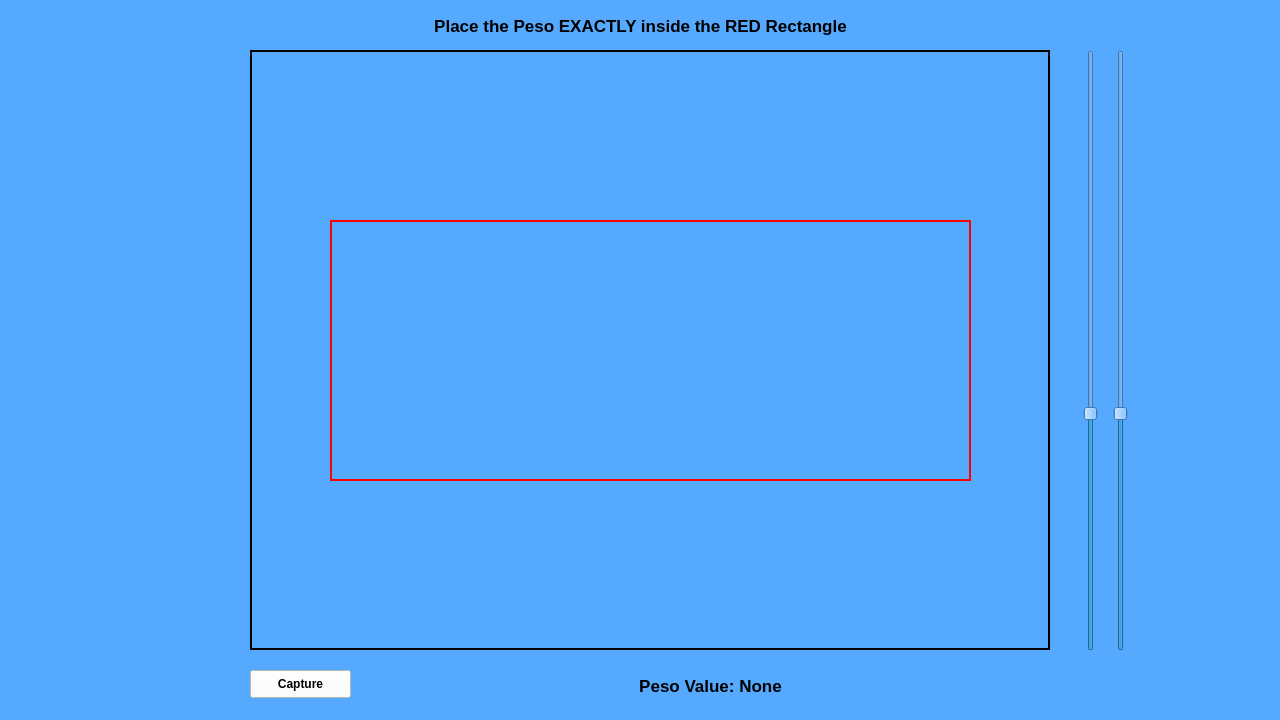
<?xml version="1.0" encoding="UTF-8"?>
<ui version="4.0">
 <class>MainWindow</class>
 <widget class="QMainWindow" name="MainWindow">
  <property name="geometry">
   <rect>
    <x>0</x>
    <y>0</y>
    <width>1280</width>
    <height>720</height>
   </rect>
  </property>
  <property name="windowTitle">
   <string>MainWindow</string>
  </property>
  <property name="styleSheet">
   <string notr="true">background-color: rgb(85, 170, 255);</string>
  </property>
  <widget class="QWidget" name="centralwidget">
   <widget class="QLabel" name="Image">
    <property name="geometry">
     <rect>
      <x>250</x>
      <y>50</y>
      <width>800</width>
      <height>600</height>
     </rect>
    </property>
    <property name="styleSheet">
     <string notr="true"/>
    </property>
    <property name="frameShape">
     <enum>QFrame::Box</enum>
    </property>
    <property name="frameShadow">
     <enum>QFrame::Plain</enum>
    </property>
    <property name="lineWidth">
     <number>2</number>
    </property>
    <property name="text">
     <string/>
    </property>
   </widget>
   <widget class="QLabel" name="label_status">
    <property name="geometry">
     <rect>
      <x>0</x>
      <y>10</y>
      <width>1281</width>
      <height>31</height>
     </rect>
    </property>
    <property name="font">
     <font>
      <pointsize>13</pointsize>
      <weight>75</weight>
      <bold>true</bold>
     </font>
    </property>
    <property name="text">
     <string>Place the Peso EXACTLY inside the RED Rectangle</string>
    </property>
    <property name="alignment">
     <set>Qt::AlignCenter</set>
    </property>
   </widget>
   <widget class="QPushButton" name="pushButtonCapture">
    <property name="geometry">
     <rect>
      <x>250</x>
      <y>670</y>
      <width>101</width>
      <height>28</height>
     </rect>
    </property>
    <property name="font">
     <font>
      <weight>75</weight>
      <bold>true</bold>
     </font>
    </property>
    <property name="styleSheet">
     <string notr="true">background-color: rgb(255, 255, 255);</string>
    </property>
    <property name="text">
     <string>Capture</string>
    </property>
   </widget>
   <widget class="QLabel" name="red_rectangle">
    <property name="enabled">
     <bool>true</bool>
    </property>
    <property name="geometry">
     <rect>
      <x>330</x>
      <y>220</y>
      <width>641</width>
      <height>261</height>
     </rect>
    </property>
    <property name="autoFillBackground">
     <bool>false</bool>
    </property>
    <property name="styleSheet">
     <string notr="true">background-color: rgba(0,0,0,0%);
color: rgb(255, 0, 0);</string>
    </property>
    <property name="frameShape">
     <enum>QFrame::Box</enum>
    </property>
    <property name="frameShadow">
     <enum>QFrame::Plain</enum>
    </property>
    <property name="lineWidth">
     <number>2</number>
    </property>
    <property name="text">
     <string/>
    </property>
   </widget>
   <widget class="QLabel" name="label_peso_value">
    <property name="geometry">
     <rect>
      <x>370</x>
      <y>670</y>
      <width>681</width>
      <height>31</height>
     </rect>
    </property>
    <property name="font">
     <font>
      <pointsize>13</pointsize>
      <weight>75</weight>
      <bold>true</bold>
     </font>
    </property>
    <property name="text">
     <string>Peso Value: None</string>
    </property>
    <property name="alignment">
     <set>Qt::AlignCenter</set>
    </property>
   </widget>
   <widget class="QSlider" name="canny_edge_threshold1">
    <property name="geometry">
     <rect>
      <x>1080</x>
      <y>50</y>
      <width>22</width>
      <height>601</height>
     </rect>
    </property>
    <property name="toolTip">
     <string>&lt;html&gt;&lt;head/&gt;&lt;body&gt;&lt;p&gt;Canny Edge Threshold 1&lt;/p&gt;&lt;/body&gt;&lt;/html&gt;</string>
    </property>
    <property name="whatsThis">
     <string>&lt;html&gt;&lt;head/&gt;&lt;body&gt;&lt;p&gt;&lt;br/&gt;&lt;/p&gt;&lt;/body&gt;&lt;/html&gt;</string>
    </property>
    <property name="maximum">
     <number>255</number>
    </property>
    <property name="pageStep">
     <number>5</number>
    </property>
    <property name="value">
     <number>100</number>
    </property>
    <property name="sliderPosition">
     <number>100</number>
    </property>
    <property name="orientation">
     <enum>Qt::Vertical</enum>
    </property>
    <property name="invertedAppearance">
     <bool>false</bool>
    </property>
    <property name="invertedControls">
     <bool>false</bool>
    </property>
    <property name="tickPosition">
     <enum>QSlider::NoTicks</enum>
    </property>
   </widget>
   <widget class="QSlider" name="canny_edge_threshold2">
    <property name="geometry">
     <rect>
      <x>1110</x>
      <y>50</y>
      <width>22</width>
      <height>601</height>
     </rect>
    </property>
    <property name="toolTip">
     <string>&lt;html&gt;&lt;head/&gt;&lt;body&gt;&lt;p&gt;Canny Edge Threshold 2&lt;/p&gt;&lt;/body&gt;&lt;/html&gt;</string>
    </property>
    <property name="whatsThis">
     <string>&lt;html&gt;&lt;head/&gt;&lt;body&gt;&lt;p&gt;&lt;br/&gt;&lt;/p&gt;&lt;/body&gt;&lt;/html&gt;</string>
    </property>
    <property name="maximum">
     <number>255</number>
    </property>
    <property name="pageStep">
     <number>5</number>
    </property>
    <property name="value">
     <number>100</number>
    </property>
    <property name="sliderPosition">
     <number>100</number>
    </property>
    <property name="orientation">
     <enum>Qt::Vertical</enum>
    </property>
    <property name="invertedAppearance">
     <bool>false</bool>
    </property>
    <property name="invertedControls">
     <bool>false</bool>
    </property>
    <property name="tickPosition">
     <enum>QSlider::NoTicks</enum>
    </property>
   </widget>
  </widget>
 </widget>
 <resources/>
 <connections/>
</ui>
